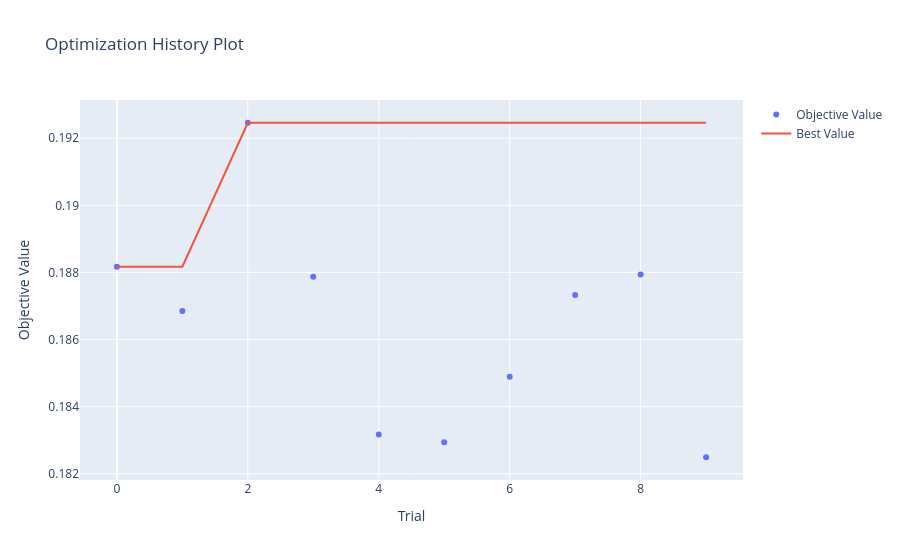

Notebook source saved alongside this figure:
### Code cell
optuna.visualization.plot_optimization_history(optuna_study)

### Figure 1 — Plotly figure (JSON) as saved in the notebook; plotly's stock layout.template omitted (floating-point values rounded to 4 significant figures)
{"data": [{"mode": "markers", "name": "Objective Value", "type": "scatter", "x": [0, 1, 2, 3, 4, 5, 6, 7, 8, 9], "y": [0.1882, 0.1869, 0.1925, 0.1879, 0.1832, 0.1829, 0.1849, 0.1873, 0.1879, 0.1825]}, {"mode": "lines", "name": "Best Value", "type": "scatter", "x": [0, 1, 2, 3, 4, 5, 6, 7, 8, 9], "y": [0.1882, 0.1882, 0.1925, 0.1925, 0.1925, 0.1925, 0.1925, 0.1925, 0.1925, 0.1925]}, {"marker": {"color": "#cccccc"}, "mode": "markers", "name": "Infeasible Trial", "showlegend": false, "type": "scatter", "x": [], "y": []}], "layout": {"title": {"text": "Optimization History Plot"}, "xaxis": {"title": {"text": "Trial"}}, "yaxis": {"title": {"text": "Objective Value"}}}}
